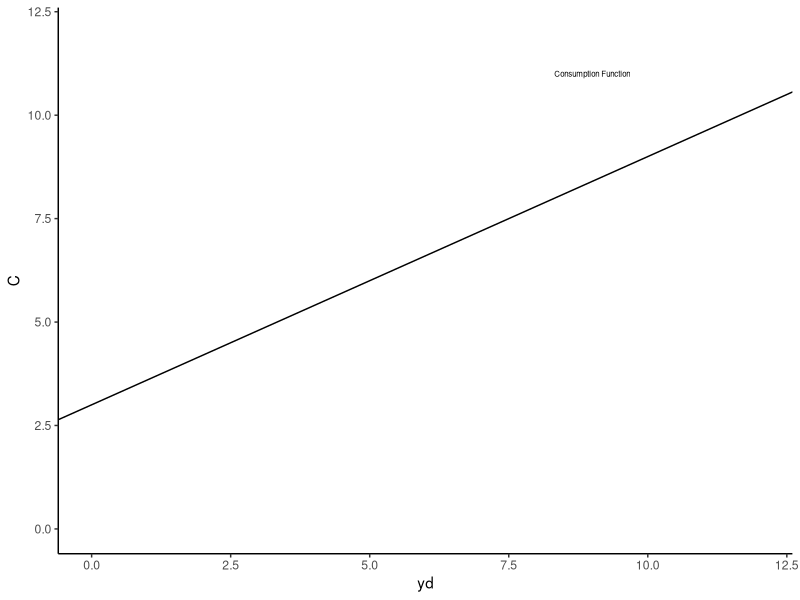
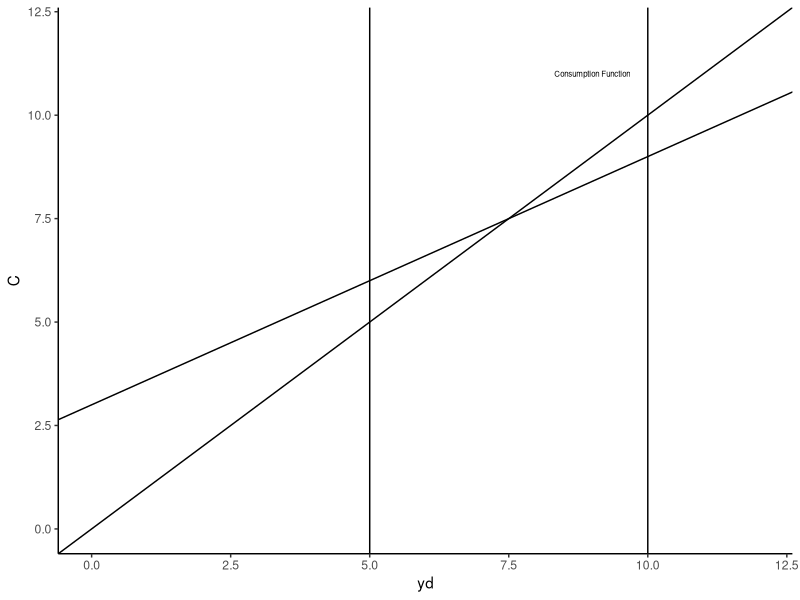

Source code (R) for these figures, in order:
## ---- chunk 1
knitr::opts_chunk$set(echo = FALSE)
## ---- chunk 2

library(dplyr)
library(ggplot2)
library(Hmisc)

BaseConsumption <- ggplot(data.frame()) + 
  xlab("yd") +
  ylab("C") + 
  xlim(0,12) + ylim(0, 12) + theme_classic() 


BaseConsumption + geom_abline(slope = .6 , intercept = 3) +
  annotate("text", x = 9, y = 11, label = "Consumption Function", size = 2) 

## ---- chunk 3

library(dplyr)
library(ggplot2)
library(Hmisc)



BaseConsumption + geom_abline(slope = .6 , intercept = 3) +
  annotate("text", x = 9, y = 11, label = "Consumption Function", size = 2) +
  geom_abline(slope = 1 , intercept = 0) +
  geom_vline(xintercept = 5) +
  geom_vline(xintercept = 10)
